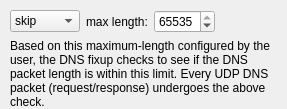
         <widget class="QWidget" name="label657">
          <attribute name="title">
           <string>dns</string>
          </attribute>
          <layout class="QGridLayout">
           <property name="leftMargin">
            <number>10</number>
           </property>
           <property name="topMargin">
            <number>10</number>
           </property>
           <property name="rightMargin">
            <number>0</number>
           </property>
           <property name="bottomMargin">
            <number>0</number>
           </property>
           <item row="1" column="0" colspan="4">
            <widget class="QLabel" name="label666">
             <property name="text">
              <string>Based on this maximum-length configured by the user, the DNS fixup checks to see if the DNS packet length is within this limit. Every UDP DNS packet (request/response) undergoes the above check.</string>
             </property>
             <property name="alignment">
              <set>Qt::AlignLeading|Qt::AlignLeft|Qt::AlignVCenter</set>
             </property>
             <property name="wordWrap">
              <bool>true</bool>
             </property>
            </widget>
           </item>
           <item row="0" column="1">
            <widget class="QLabel" name="label665">
             <property name="text">
              <string>max length:</string>
             </property>
             <property name="alignment">
              <set>Qt::AlignCenter</set>
             </property>
             <property name="wordWrap">
              <bool>false</bool>
             </property>
             <property name="buddy">
              <cstring>pix_dns_max_length</cstring>
             </property>
            </widget>
           </item>
           <item row="0" column="2">
            <widget class="QSpinBox" name="pix_dns_max_length">
             <property name="minimum">
              <number>512</number>
             </property>
             <property name="maximum">
              <number>65535</number>
             </property>
             <property name="value">
              <number>65535</number>
             </property>
            </widget>
           </item>
           <item row="0" column="0">
            <widget class="QComboBox" name="pix_dns_switch">
             <item>
              <property name="text">
               <string>skip</string>
              </property>
             </item>
             <item>
              <property name="text">
               <string>enable</string>
              </property>
             </item>
             <item>
              <property name="text">
               <string>disable</string>
              </property>
             </item>
            </widget>
           </item>
           <item row="0" column="3">
            <spacer>
             <property name="orientation">
              <enum>Qt::Horizontal</enum>
             </property>
             <property name="sizeType">
              <enum>QSizePolicy::Expanding</enum>
             </property>
             <property name="sizeHint" stdset="0">
              <size>
               <width>40</width>
               <height>20</height>
              </size>
             </property>
            </spacer>
           </item>
          </layout>
         </widget>
